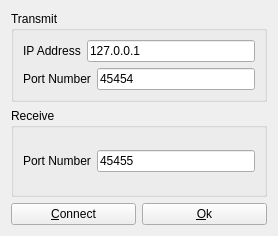
<?xml version="1.0" encoding="UTF-8"?>
<ui version="4.0">
 <class>NetworkConnection</class>
 <widget class="QWidget" name="NetworkConnection">
  <property name="windowModality">
   <enum>Qt::ApplicationModal</enum>
  </property>
  <property name="enabled">
   <bool>true</bool>
  </property>
  <property name="geometry">
   <rect>
    <x>0</x>
    <y>0</y>
    <width>278</width>
    <height>236</height>
   </rect>
  </property>
  <property name="sizePolicy">
   <sizepolicy hsizetype="Fixed" vsizetype="Fixed">
    <horstretch>255</horstretch>
    <verstretch>255</verstretch>
   </sizepolicy>
  </property>
  <property name="minimumSize">
   <size>
    <width>278</width>
    <height>236</height>
   </size>
  </property>
  <property name="maximumSize">
   <size>
    <width>278</width>
    <height>236</height>
   </size>
  </property>
  <property name="focusPolicy">
   <enum>Qt::StrongFocus</enum>
  </property>
  <property name="windowTitle">
   <string>Connect UDP</string>
  </property>
  <layout class="QGridLayout" name="gridLayout_5">
   <item row="0" column="0">
    <layout class="QVBoxLayout" name="verticalLayout">
     <item>
      <layout class="QGridLayout" name="gridLayout_4">
       <item row="1" column="0">
        <widget class="QGroupBox" name="gb_Receive">
         <property name="title">
          <string>Receive</string>
         </property>
         <layout class="QGridLayout" name="gridLayout">
          <item row="0" column="0">
           <widget class="QLabel" name="lbl_rxPortNo">
            <property name="text">
             <string>Port Number</string>
            </property>
           </widget>
          </item>
          <item row="0" column="1">
           <widget class="QLineEdit" name="le_rxPortNo">
            <property name="text">
             <string>45455</string>
            </property>
           </widget>
          </item>
         </layout>
        </widget>
       </item>
       <item row="0" column="0">
        <widget class="QGroupBox" name="gb_Transmit">
         <property name="title">
          <string>Transmit</string>
         </property>
         <layout class="QGridLayout" name="gridLayout_3">
          <item row="0" column="0">
           <layout class="QGridLayout" name="gridLayout_2">
            <item row="0" column="0">
             <widget class="QLabel" name="lbl_IPAddr">
              <property name="text">
               <string>IP Address</string>
              </property>
             </widget>
            </item>
            <item row="0" column="1" colspan="2">
             <widget class="QLineEdit" name="le_ipAddr">
              <property name="text">
               <string>127.0.0.1</string>
              </property>
             </widget>
            </item>
            <item row="1" column="0" colspan="2">
             <widget class="QLabel" name="lbl_txPortNo">
              <property name="text">
               <string>Port Number</string>
              </property>
             </widget>
            </item>
            <item row="1" column="2">
             <widget class="QLineEdit" name="le_txPortNo">
              <property name="text">
               <string>45454</string>
              </property>
             </widget>
            </item>
           </layout>
          </item>
         </layout>
        </widget>
       </item>
      </layout>
     </item>
     <item>
      <layout class="QHBoxLayout" name="horizontalLayout">
       <item>
        <widget class="QPushButton" name="btn_Connect">
         <property name="text">
          <string>&amp;Connect</string>
         </property>
        </widget>
       </item>
       <item>
        <widget class="QPushButton" name="btn_Ok">
         <property name="text">
          <string>&amp;Ok</string>
         </property>
        </widget>
       </item>
      </layout>
     </item>
    </layout>
   </item>
  </layout>
 </widget>
 <resources/>
 <connections/>
</ui>
